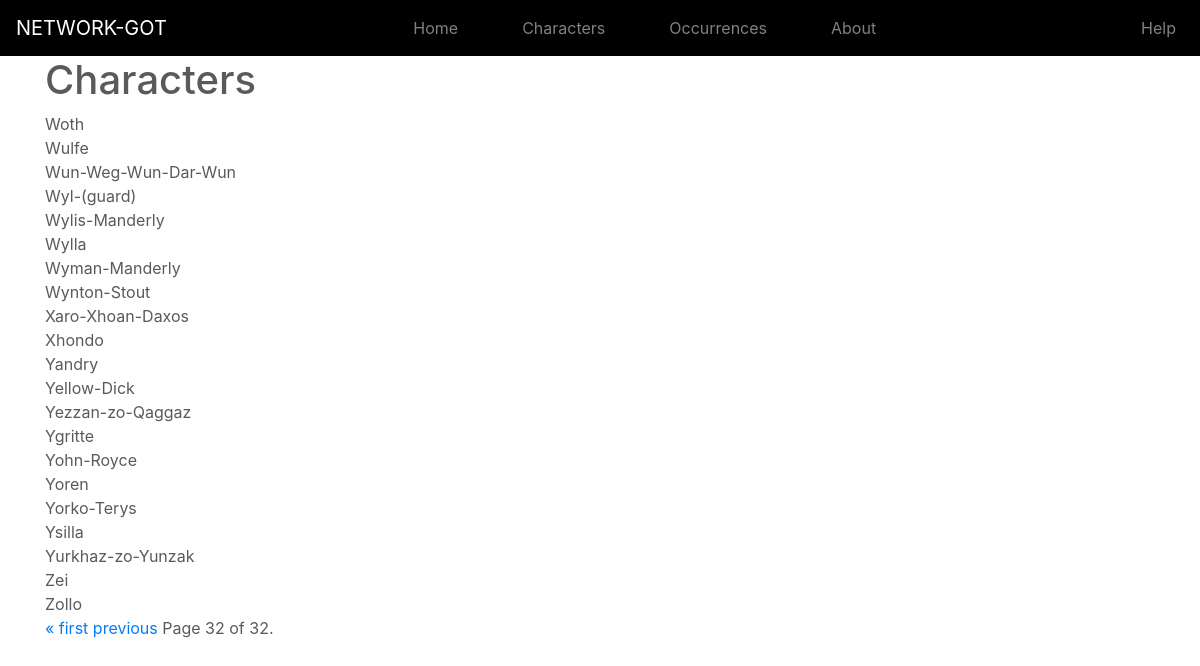
The page /characters/?page=32 on the database its author committed.
### app/models.py (models this page shows, shortened)
class Character(models.Model):
  name = models.CharField(max_length=100, unique=True)
  description = models.TextField(blank=True, default='')
  image = image = models.ImageField(upload_to='uploaded_images',blank=True)
  co_occurences = models.ManyToManyField("self",through='CoOccur',blank=True,symmetrical=False)

### app/views.py (the view)
# urls.py: path('characters/', views.all_characters, name='app-characters'),
def all_characters(request):
    character_list = Character.objects.all()
    paginator = Paginator(character_list, 25)
    page = request.GET.get('page')
    characters = paginator.get_page(page)
    return render(request, 'app/character_list.html', {'title': 'Characters', 'characters':characters})

### app/templates/app/character_list.html (shortened to what this page needs)
{% extends "app/base.html" %}
{% block content %}
    <h1>Characters</h1>
    {% for character in characters %}
    {{ character.name }}<br>
    {% endfor %}
<div class="pagination">
    <span class="step-links">
        {% if characters.has_previous %}
            <a href="?page=1">&laquo; first</a>
            <a href="?page={{ characters.previous_page_number }}">previous</a>
        {% endif %}
        <span class="current">
            Page {{ characters.number }} of {{ characters.paginator.num_pages }}.
        </span>
    </span>
</div>
{% endblock content %}

### app/static/app/main.css (style rules this page uses)
body { color:#5a5a5a; }

### rows shown on the page
Character: name "Woth"
Character: name "Wulfe"
Character: name "Wun-Weg-Wun-Dar-Wun"
Character: name "Wyl-(guard)"
Character: name "Wylis-Manderly"
Character: name "Wylla"
Character: name "Wyman-Manderly"
Character: name "Wynton-Stout"
Character: name "Xaro-Xhoan-Daxos"
Character: name "Xhondo"
Character: name "Yandry"
Character: name "Yellow-Dick"
Character: name "Yezzan-zo-Qaggaz"
Character: name "Ygritte"
Character: name "Yohn-Royce"
Character: name "Yoren"
Character: name "Yorko-Terys"
Character: name "Ysilla"
Character: name "Yurkhaz-zo-Yunzak"
Character: name "Zei"
Character: name "Zollo"

### other values the page prints
{{ characters.number }} "32"
{{ characters.paginator.num_pages }} "32"
